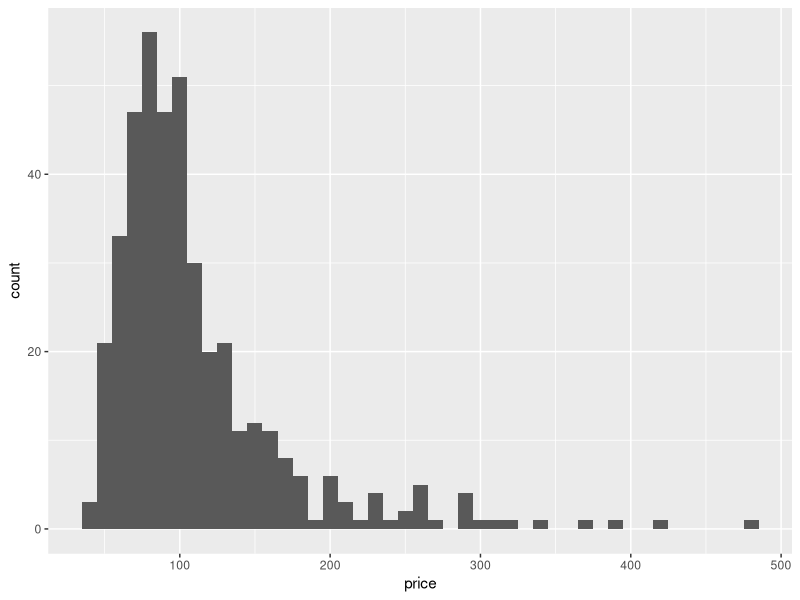
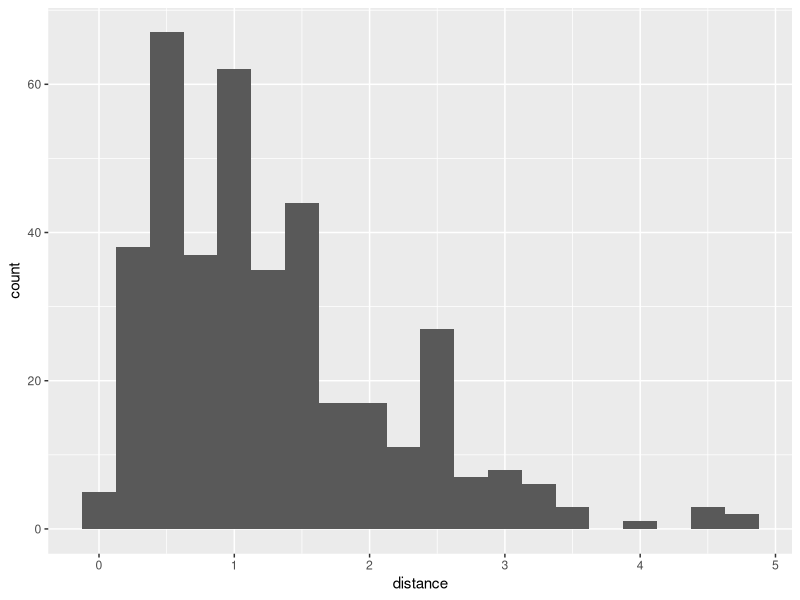
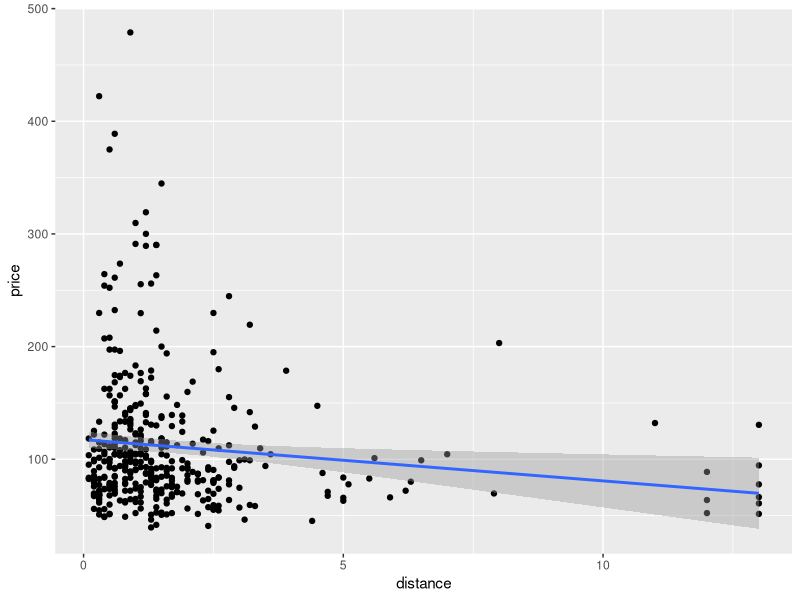
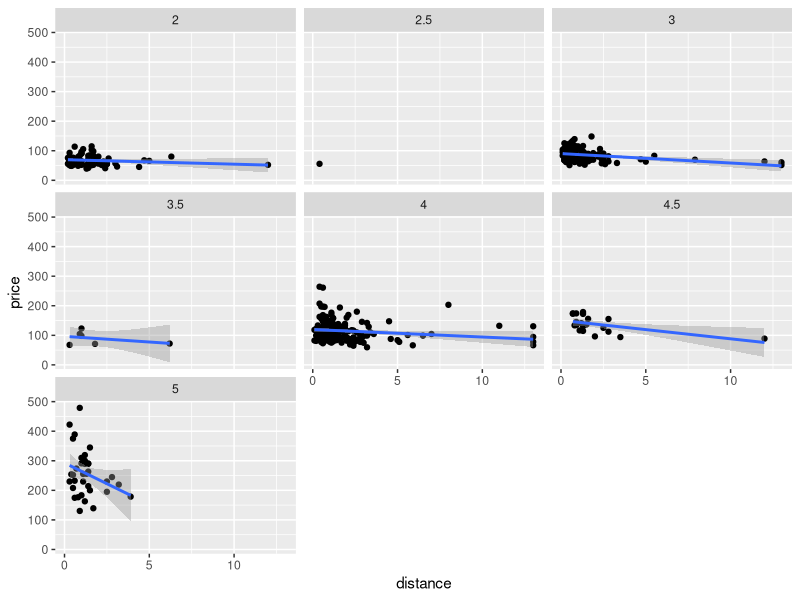
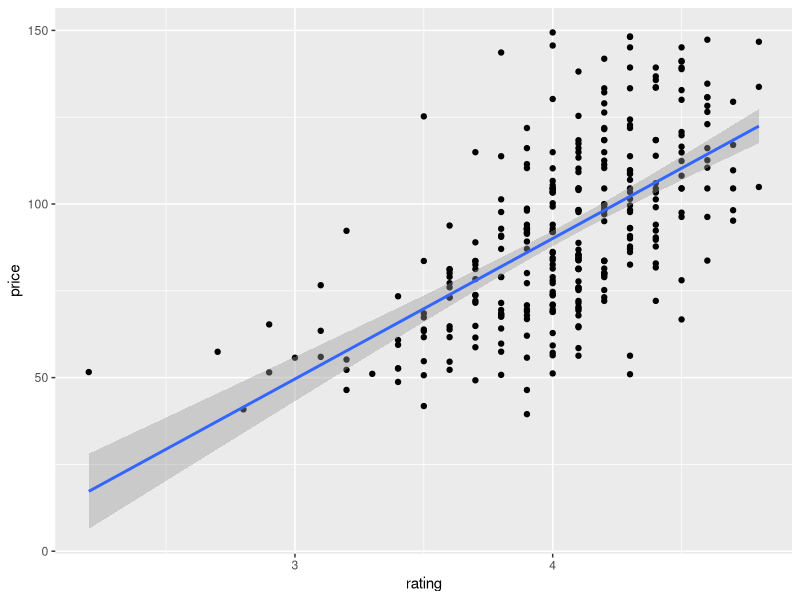
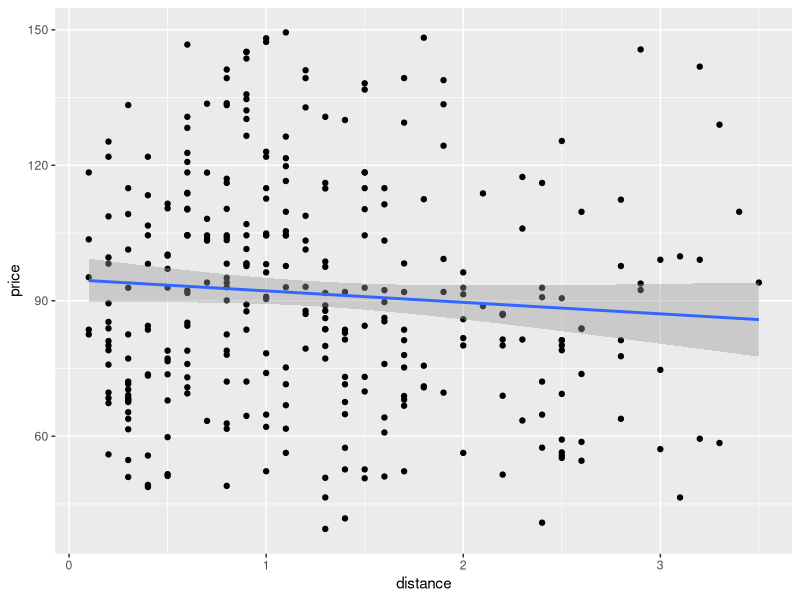
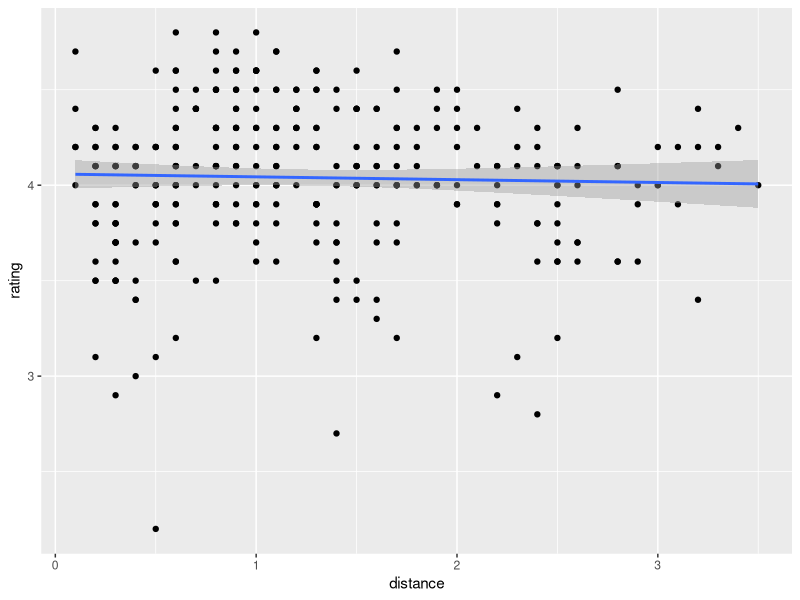
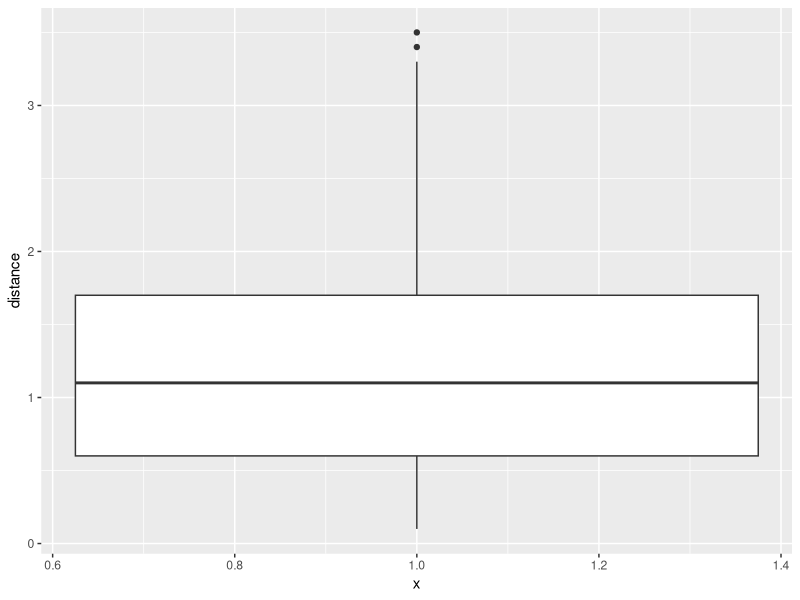

These charts were generated, in order, by the following R code:
library(data.table)
library(ggplot2)

dt <- fread('hotels_all_nov21.csv')

str(dt)
head(dt)


dt[, .N, by = accommodation_type][order(-N)]

dt <- dt[accommodation_type %in% c('Hotel', 'Hostel'), ]
dt <- dt[stars >= 2, ]
dt <- dt[city == 'Barcelona', ]

###

ggplot(dt, aes(price)) + geom_histogram(binwidth = 10)
ggplot(dt[distance<5, ], aes(distance)) + geom_histogram(binwidth = .25)

p <- ggplot(dt, aes(distance, price)) + geom_point() + geom_smooth(method = 'lm') 
p
p + facet_wrap(~stars)

###

dt <- dt[price <= 150, ]
dt <- dt[distance <= 3.5, ]
dt <- dt[order(-price), c('name', 'stars', 'rating', 'distance', 'price')]


ggplot(dt, aes(rating, price)) + geom_point() + geom_smooth(method = 'lm')
ggplot(dt, aes(distance, price)) + geom_point() + geom_smooth(method = 'lm')
ggplot(dt, aes(distance, rating)) + geom_point() + geom_smooth(method = 'lm')


ggplot(dt, aes(1, distance)) + geom_boxplot()

cutoff <- dt[, median(distance)]
dt[, is_close := distance < cutoff]
head(dt)

## 

binary_model <- dt[, .(avg_price = mean(price)), by = is_close]
ggplot(binary_model, aes(is_close, avg_price)) + geom_point() + 
                                                  scale_y_continuous(expand = c(0, 0), limits = c(0,150)) +
                                                  geom_text(aes(label = round(avg_price, 2)), hjust = - 0.1, vjust = 1)

dt[, binary_pred := mean(price), by = is_close]
r2_binary <- var(dt$binary_pred) / var(dt$price)
r2_binary

##

?lowess
lowess(dt$distance, dt$price)
summary(loess(distance ~ price, dt))


ggplot(dt, aes(distance, price)) + geom_point(aes(color = dt$is_close)) + geom_smooth(method = 'lm')
